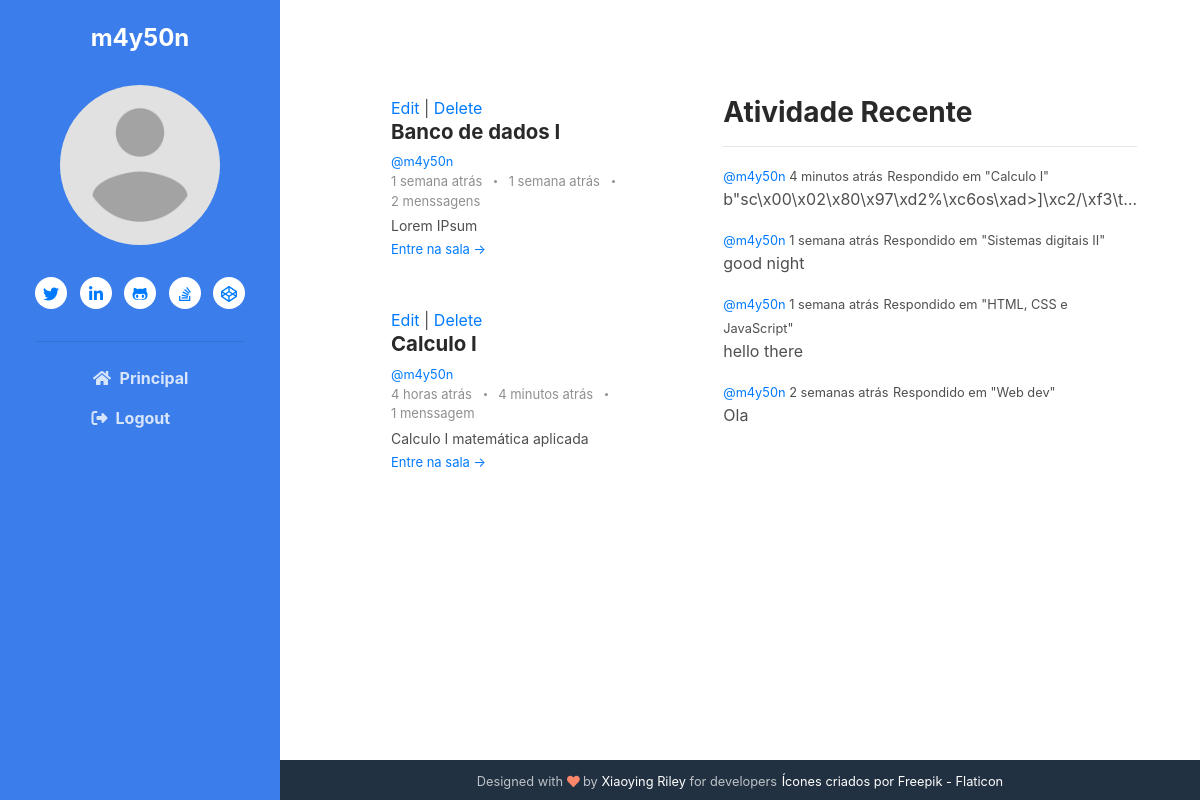
Screenshot of /profile/3 (signed in) with the database file from the repository.
### base/models.py (models this page shows, shortened)
class Room(models.Model):
    host = models.ForeignKey(User, on_delete=models.SET_NULL, null=True)
    classe = models.ForeignKey(Classe, on_delete=models.SET_NULL, null=True)
    name = models.CharField(max_length=200)
    desc = models.TextField(null=True, blank=True)
    room_join = models.CharField(default='room', max_length=20)
    participants = models.ManyToManyField(
        User, related_name='participants', blank=True)
    updated = models.DateTimeField(auto_now=True)
    created = models.DateTimeField(auto_now_add=True)
    created_in = models.TextField(default='capsulat', blank=True)
    crypt_key = models.CharField(max_length=23)
    class Meta:
        ordering = ['-updated', '-created']
    def __str__(self):
        return self.name

class Message(models.Model):
    user = models.ForeignKey(User, on_delete=models.CASCADE)
    room = models.ForeignKey(Room, on_delete=models.CASCADE)
    body = models.TextField()
    update = models.DateTimeField(auto_now=True)
    created = models.DateTimeField(auto_now_add=True)
    created_in = models.TextField(null=True, blank=True)

### base/views.py (the view)
# urls.py: path('profile/<str:pk>', views.userProfile, name="user-profile"),
@login_required(login_url='login')
def userProfile(request, pk):
    user = User.objects.get(id=pk)
    rooms = user.room_set.all()
    room_messages = user.message_set.all().order_by('-created')
    classes = Classe.objects.all()
    recent_activity = room_messages[:6]
    context = {'user': user, 'rooms': rooms,
               'room_messages': room_messages, 'classes': classes, 'recent_activity': recent_activity}
    return render(request, 'base/profile.html', context)

### base/templates/base/profile.html
{% extends 'main.html' %}
{% block content%}
    <div class="main-2-column main-container">
        <div>
            {% include 'base/feed_component.html' %}
        </div>
        <div>
            {% include 'base/activity_component.html' %}
        </div>
    </div>
{% endblock content %}

### templates/navbar.html (shortened to what this page needs)
{% load static %}
<header class="header text-center">
    {% if user.is_authenticated %}
        <h1 class="blog-name pt-lg-4 mb-0"><a href="">{{user}} </a></h1>
        <nav class="navbar navbar-expand-lg navbar-dark" >
                <div id="navigation" class="collapse navbar-collapse flex-column" >
                    <div class="profile-section pt-3 pt-lg-0">
                        <img class="profile-image mb-3 rounded-circle mx-auto" src="{% static 'images/profile.png' %}" alt="image" >
                        <ul class="social-list list-inline py-3 mx-auto">
                            <li class="list-inline-item"><a href="#"><i class="fab fa-twitter fa-fw"></i></a></li>
                            <li class="list-inline-item"><a href="#"><i class="fab fa-linkedin-in fa-fw"></i></a></li>
                            <li class="list-inline-item"><a href="#"><i class="fab fa-github-alt fa-fw"></i></a></li>
                            <li class="list-inline-item"><a href="#"><i class="fab fa-stack-overflow fa-fw"></i></a></li>
                            <li class="list-inline-item"><a href="#"><i class="fab fa-codepen fa-fw"></i></a></li>
                        </ul>
                        <hr>
                    </div>
                    <ul id="navi" class="navbar-nav flex-column text-left" onclick="navIconActive()">
                        <li class="nav-item">
                            <a class="nav-link" href="{% url 'home' %}"><i class="fas fa-home fa-fw mr-2"></i>Principal <span class="sr-only">(current)</span></a>
                        </li>
                        {% if request.user == user %}
                            <li class="nav-item">
                            <a class="nav-link" href="{% url 'logout' %}"><i class="fa-solid fa-right-from-bracket mr-2"></i>Logout</a>
                            </li>
                        {% endif %}
                    </ul>
                </div>
        </nav>
    {% endif %}
</header>

### base/templates/base/feed_component.html
{% load humanize %}
<section class="blog-list px-3 py-5 p-md-5 ">
    <div class="container">
        {% for room in rooms %}
            {% if request.user == room.host %}
                <a href="{% url 'update-room' room.id%}">Edit</a>
                |
                <a href="{% url 'delete-room' room.id%}">Delete</a>
            {% endif %}
            <div class="item mb-5">
                <div class="media">
                    <div class="media-body">
                        <h3 class="title mb-1">
                            <a href="{% url 'join' room.id%}">
                                {{room.name}}
                            </a>
                        </h3>
                        <small><a href="{% url 'user-profile' room.host.id %}">@{{room.host.username}}</a></small>
                        <div class="meta mb-1"><span class="date">
                            {{room.created_in}}
                        </span>
                            {% if room.message_set.all.count > 0 %}
                            <span class="time">
                            {% for m in room.message_set.all %}
                                {% if forloop.last %}
                                {{m.created_in}}
                                {% endif %}
                            {% endfor%}
                            </span>
                            {% endif %}
                            <span class="comment">
                                <a href="#">
                                    {{room.message_set.all.count}}
                                {% if room.message_set.all.count > 1 or room.message_set.all.count == 0%}
                                    menssagens
                                {% else %}
                                    menssagem
                                {% endif %}
                                </a>
                            </span>
                        </div>
                        <div class="intro">{{room.desc|truncatechars:70}}</div>
                        <a class="more-link" href="{% url 'room' room.id%}">Entre na sala &rarr;</a>
                    </div>
                </div>
            </div>
        {% endfor %}
    </div>
</section>

### base/templates/base/activity_component.html
<div class="container pt-5">
	<h3>Atividade Recente</h3>
	<hr />
	{% for message in recent_activity%}
	<div>
		<small
			><a href="{% url 'user-profile' message.user.id%}">@{{message.user}} </a>
			{{message.created_in}}</small
		>
		<small>Respondido em "{{message.room}}"</small>
		<p>{{message.body|truncatechars:50}}</p>
	</div>
	{% endfor %}
</div>

### static/styles/main.css (style rules this page uses)
.main-container { min-height: calc(100vh - 40px) !important; padding: 48px; }
.main-2-column { display: grid; grid-template-columns: 3fr 1.5fr; }
body { -webkit-font-smoothing: antialiased; -moz-osx-font-smoothing: grayscale; color: #4f4f4f; }
h1, h2, h3, h4, h5, h6 { color: #292929; font-weight: bold; }
.header { position: fixed; left: 0; top: 0; height: 100vh; width: 280px; background: #3b7eeb; color: #fff; }
.header .blog-name { font-weight: bold; font-size: 1.5rem; color: #fff; }
.header .blog-name a { color: #fff; }
.header .navbar { padding: 2rem 1rem; }
.header .nav-item { font-weight: bold; }
.header .nav-item .nav-link { color: rgba(255, 255, 255, 0.8); }
.profile-section .profile-image { max-width: 160px; }
.social-list a { width: 32px; height: 32px; padding-top: 5px; display: inline-block; text-align: center; border-radius: 50%; transition: all 0.4s ease-in-out; background-color: #fff; }
.main-wrapper .container { max-width: 820px; }
.blog-list .item .title { font-size: 1.275rem; }
.blog-list .item .title a { color: #292929; }
.blog-list .item .intro { font-size: 0.875rem; }
.blog-list .item .more-link { font-size: 0.8125rem; }
.meta { color: #8f8f8f; font-size: 0.8125rem; }
.meta span { display: inline-block; }
.meta span a { color: #8f8f8f; }
.meta span:after { content: ""; display: inline-block; width: 3px; height: 3px; border-radius: 50%; background: #8f8f8f; margin-left: 0.5rem; margin-right: 0.5rem; position: relative; top: -3px; }
.meta span:last-child:after { display: none; }
body { overflow-x: hidden; }

### rows the page displays
Room: shows "Edit", name "Banco de dados I", host.username "m4y50n", created_in "1 semana atrás", message_set.all.count "2", shows "menssagens", desc "Lorem IPsum"
Message: created_in "1 semana atrás"
Room: shows "Edit", name "Calculo I", host.username "m4y50n", created_in "4 horas atrás", message_set.all.count "1", shows "menssagem", desc "Calculo I matemática aplicada"
Message: created_in "4 minutos atrás", user "m4y50n", room "Calculo I", body "b\"sc\\x00\\x02\\x80\\x97\\xd2%\\xc6os\\xad>]\\xc2/\\xf3\\t…"
Message: user "m4y50n", created_in "1 semana atrás", room "Sistemas digitais II", body "good night"
Message: user "m4y50n", created_in "1 semana atrás", room "HTML, CSS e JavaScript", body "hello there"
Message: user "m4y50n", created_in "2 semanas atrás", room "Web dev", body "Ola"

### other values shown
{{ user }} "m4y50n"
